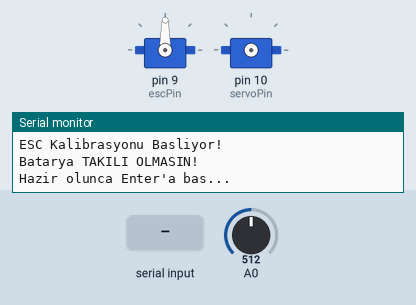
Recording of a sketch running on a simulated Arduino Leonardo, built with avr-gcc and run on an emulated ATmega32U4. Shown: 2 × servo, the last lines printed to the serial monitor. Inputs (shaded band) come from the test bench; at power-on: A0 = 512.

Above: at 0.8 s.
0.9 s: "F" received over Serial
At 1.5 s:
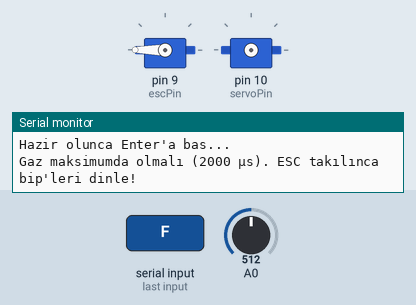
At 8.2 s:
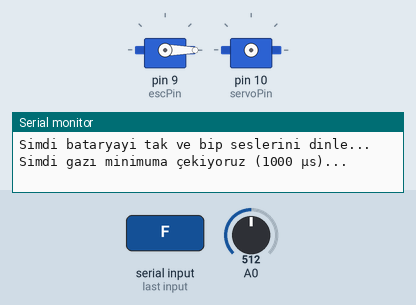
Timing chart, 0 to 13.4 s (numbered marks = the images above; inputs shaded):
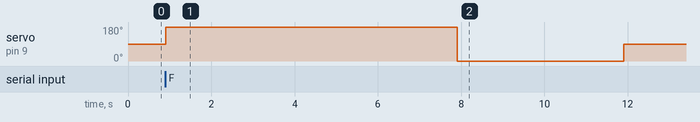

Measured:
- after the input at 0.9 s, servo on pin 9 (escPin): 90° → 180° at once, → 0° 7.0 s later, → 90° 4.0 s later

The sketch:

calibration.ino
```cpp
#include <Servo.h>

Servo esc;
int escPin = 9;
Servo servo;
int servoPin = 10;

// HobbyKing ESC'ler genelde 1000–2000 µs aralığında çalışır.
const int minPulse = 1000;
const int maxPulse = 2000;

void calibrateESC() {
  // ESC kalibrasyon prosedürü
  Serial.begin(9600);
  esc.attach(escPin, minPulse, maxPulse);

  Serial.println("ESC Kalibrasyonu Basliyor!");
  Serial.println("Batarya TAKILI OLMASIN!");
  Serial.println("Hazir olunca Enter'a bas...");

  while (!Serial.available()); // kullanıcıdan input bekle

  Serial.read(); // buffer temizle

  // Kullanıcı hazırsa:
  Serial.println("Gaz maksimumda olmalı (2000 µs). ESC takılınca bip'leri dinle!");

  esc.writeMicroseconds(maxPulse);
  delay(2000);

  Serial.println("Simdi bataryayi tak ve bip seslerini dinle...");
  delay(5000); // ESC'nin tanıması için süre

  Serial.println("Simdi gazı minimuma çekiyoruz (1000 µs)...");
  esc.writeMicroseconds(minPulse);
  delay(4000);

  Serial.println("Kalibrasyon tamamlandı!");
  Serial.println("ESC artik normal calisma modunda.");
}

void setupServo() {
  // Servo'yu başlat
  servo.attach(servoPin);
}

void setupBluetooth() {
  // Bluetooth modülünü başlat
  // Serial1 ---> 19(RX1)/18(TX1) pinlerini kullanır
  Serial1.begin(9600);
}

void readBluetooth(int pulseValue) {
  // Bluetooth'tan gelen veriyi oku
  if (Serial1.available()){
    char command = Serial1.read();
    switch (command) {
      case 'F': // ileri
        esc.writeMicroseconds(pulseValue);
        break;
      case 'B': // geri
        esc.writeMicroseconds(pulseValue);
        break;
      case 'S': // dur
        esc.writeMicroseconds((minPulse + maxPulse) / 2);
        break;
      case 'L': // sola dön
        servo.write(45); // sola dönüş açısı
        break;
      case 'R': // sağa dön
        servo.write(135); // sağa dönüş açısı
        break;
      case 'C': // düzelt
        servo.write(90); // düz pozisyon
        break;
      default:
        Serial.println("Bilinmeyen komyut!");
        break;
    }

    // TODO: Buraya sonrası için hız kontrolü eklenecek

  }
}

void setup() {
  calibrateESC();
  setupServo();
  setupBluetooth();
}

void loop() {
  // ESC'yi test etmek için basit bir örnek:
  int val = map(analogRead(A0), 0, 1023, minPulse, maxPulse);
  esc.writeMicroseconds(val);
  //readBluetooth(val); ---> Bluetooth kontrolü için
}
```
